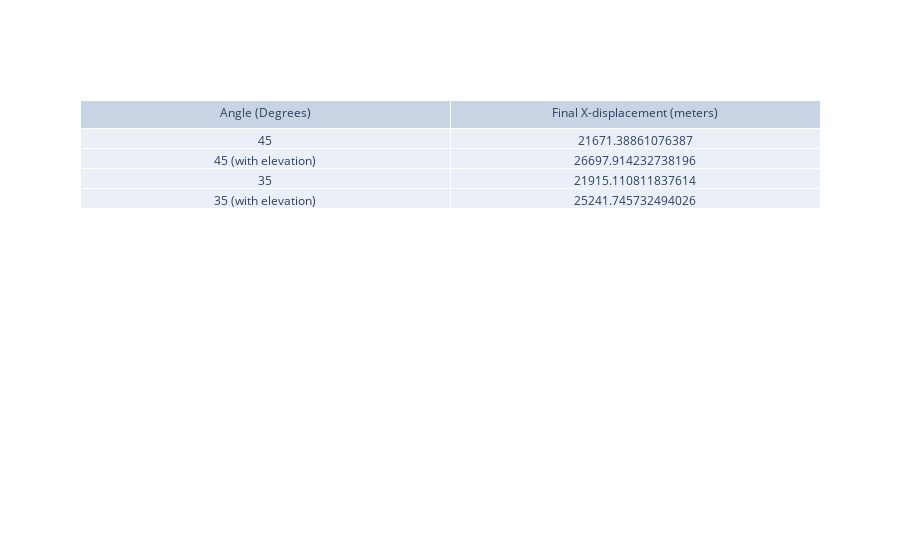

This figure's notebook cell:
### Markdown cell above
#### Figure 7
The above plot shows the projectile motion of an object when the effects of elevation are included. As the object travels higher in the y direction, the air density get smaller, causing a lower drag force. This ultimately changes the total projectile motion of the object since the air resistance will decrease as the elevation increases. As we can see from this plot, adding these affects of elevation result in the projectile traveling further in both the x and y positions. The blue lines show a launch angles of 45 degrees and the red lines show a launch angles of 35 degrees, while the dashed lines show the projectile motion with no chainging air density (constantly at an air density at sea level) and the solid lines shows the projectile motion with changing air densities.

### Code cell
fig = go.Figure(data=[go.Table(header=dict(values=['Angle (Degrees)', 'Final X-displacement (meters)']),
                 cells=dict(values=[['45', '45 (with elevation)', '35', '35 (with elevation)'], 
                                    [x1[-1], x2[-1], x3[-1], x4[-1]]]))])
fig.show()

### Figure 1 — Plotly figure (JSON) as saved in the notebook; plotly's stock layout.template omitted (floating-point values rounded to 4 significant figures)
{"data": [{"cells": {"values": [["45", "45 (with elevation)", "35", "35 (with elevation)"], [21670.0, 26700.0, 21920.0, 25240.0]]}, "header": {"values": ["Angle (Degrees)", "Final X-displacement (meters)"]}, "type": "table"}], "layout": {}}
